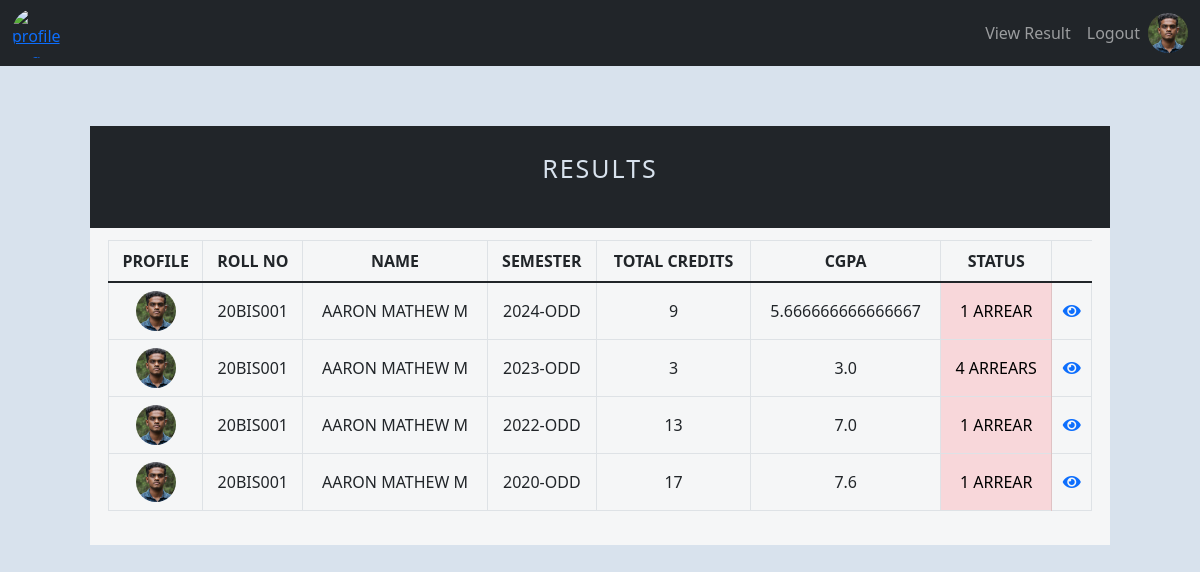
The page /result/my_results (signed in) on the database its author committed.
### users/models.py (models this page shows, shortened)
class Profile(models.Model):
    roles_type=(
        ('admin','admin_user'),
        ('student','student_user')
    )
    gender_type=(
        ('M','Male'),
        ('F','Female')
    )
    user=models.OneToOneField(User,on_delete=models.CASCADE,null=True,blank=True)
    name=models.CharField(max_length=200)
    role=models.CharField(max_length=100,choices=roles_type)
    roll_no=models.CharField(max_length=15,unique=True)
    dept=models.ForeignKey(Department,on_delete=models.CASCADE,blank=True,null=True)
    batch=models.IntegerField(default=datetime.date.today().year, choices=year_choices())
    profile_img=models.ImageField(null=False,blank=False,upload_to='profiles/',default='profiles/user-default.jpg')
    address=models.TextField(null=True,blank=True)
    dob=models.DateField(null=True)
    gender=models.CharField(max_length=10,choices=gender_type,null=True)
    mobile=models.IntegerField(null=True)
    verified=models.BooleanField(null=True,blank=True)
    created=models.DateTimeField(auto_now_add=True)
    id=models.UUIDField(default=uuid.uuid4,unique=True,primary_key=True,editable=False)
    class Meta:
        ordering=['-batch','dept','roll_no','verified']

### results/models.py (models this page shows, shortened)
class FinalResult(models.Model):
    student=models.ForeignKey(Profile,on_delete=models.CASCADE)
    semester=models.ForeignKey(Semester,on_delete=models.CASCADE,null=True,blank=True)
    cgpa=models.FloatField(default=0,null=True,blank=True)
    total_credits=models.IntegerField(default=0)
    no_of_arrears=models.IntegerField(default=0)
    created=models.DateTimeField(auto_now_add=True)
    id=models.UUIDField(default=uuid.uuid4,unique=True,primary_key=True,editable=False)
    class Meta:
        unique_together=('student','semester')
        ordering=['student__roll_no','-semester__year']

class Semester(models.Model):
    season_types=(
        ('odd','odd'),
        ('even','even')
    )
    semester_name=models.CharField(max_length=15,unique=True)
    year=models.IntegerField(default=datetime.date.today().year, choices=year_choices())
    season=models.CharField(max_length=30,choices=season_types,null=True)
    created=models.DateTimeField(auto_now_add=True)
    id=models.UUIDField(default=uuid.uuid4,unique=True,primary_key=True,editable=False)

### results/views.py (the view)
# urls.py: path('my_results',views.my_results,name='my_results'),
@login_required(login_url='login')
def my_results(request):
    profile=request.user.profile
    page='my_result'
    if profile.role=='student':
        final_results=FinalResult.objects.filter(student=profile)
        context={'final_results':final_results,'page':page}
        return render(request,'results/students_result.html',context)
    else:
        messages.error("No Results to Show!")
        return redirect('home')

### results/templates/results/students_result.html
{% extends 'main.html' %}
{% block content %}
<br>
  {% if page == 'students_result' %}
      <div class="container" style="width: 85%; background-color:#212529; margin-top:3%; align-items:center; text-align:center; padding:2%;">
          <p class="text-uppercase font-weight-light" style="color:#d8e2ed;  font-weight:lighter; font-size:25px; letter-spacing: 2px; "><nobr>Semester {{semester.semester_name}}</nobr> </p>
          <p class="text-uppercase font-weight-light" style="color:#d8e2ed;  font-weight:lighter; font-size:25px; letter-spacing: 2px; "><nobr>{{dept.dept_expansion}}</nobr> </p>
          <p class="text-uppercase font-weight-light" style="color:#d8e2ed;  font-weight:lighter; font-size:25px; letter-spacing: 2px; "><nobr>{{batch}} Batch</nobr> </p>
      </div>
      <div class="container" style="width: 85%; background-color:#f5f6f7;  align-items:center; padding:1% 1.5% 1.5% 1.5%;">
        <div class="col" style="margin-left:85%;">
          <button type="button" class="btn btn-primary text-uppercase" > <i class="fas fa-file-upload" style="margin-right:3px;"></i><a href="{% url 'csv_upload' %}" style="color: white; text-decoration:none;">Upload CSV</a></button>
        </div>
        <table class="table table-bordered">
            <thead style="text-align:center;">
                <tr>
                  <th class="text-uppercase" scope="col"> <nobr>Profile</nobr></th>
                  <th class="text-uppercase" scope="col">Roll no</th>
                  <th class="text-uppercase" scope="col">Name</th>
                  <th class="text-uppercase" scope="col">Total Credits</th>
                  <th class="text-uppercase" scope="col">CGPA</th>
                  <th class="text-uppercase" scope="col">Status</th>
                </tr>
              </thead>
              <tbody>
                {% for final_result in final_results_list %}
                <tr style="vertical-align:middle; text-align:center;">
                    <td class="text-uppercase">
                        <img src="{{final_result.student.profile_img.url}}" class="mx-auto d-block rounded-circle" alt="demo" style="width: 40px; height: 40px; object-fit:cover;">
                      </td>
                  <td class="text-uppercase "> {{final_result.student.roll_no}} </td>
                  <td class="text-uppercase" > {{final_result.student.name}} </td>
                  <td class="text-uppercase" >{{final_result.total_credits}}</td>
                  <td class="text-uppercase" > {{final_result.cgpa}} </td>
                  {% if final_result.no_of_arrears == 0 %}
                  <td class="text-uppercase text-uppercase table-success" >All Clear</td>
                  {% else %}
                  <td class="text-uppercase text-uppercase table-danger" >{{final_result.no_of_arrears}} Arrear{{final_result.no_of_arrears|pluralize:"s"}}</td>
                  {% endif %}
                  <td class="text-uppercase">
                    <a href="{% url 'admin_result_view' final_result.id %}"><i class="fas fa-eye"></i></a>
                  </td>
                  <td class="text-uppercase"><a style="text-decoration: none; " href="{% url 'update_result_view' final_result.student.id %}"><i class="fas fa-edit" style="color: #c29929;"></i></a></td>
                <td class="text-uppercase"><a style="text-decoration: none; color:red;" href="{% url 'delete_result' final_result.id %}"><i class="fas fa-trash-alt" style="color: #992943;"></i></a></td>
                </tr>
                {% endfor %}
                {% for student in unupdated_students %}
                <tr style="vertical-align:middle; text-align:center;">
                    <td class="text-uppercase">
                        <img src="{{student.profile_img.url}}" class="mx-auto d-block rounded-circle" alt="demo" style="width: 40px; height: 40px; object-fit:cover;">
                      </td>
                  <td class="text-uppercase "> {{student.roll_no}} </td>
                  <td class="text-uppercase" > {{student.name}} </td>
                  <td class="text-uppercase" >-</td>
                  <td class="text-uppercase" > - </td>
                  <td class="text-uppercase" >-</td>
                  <td class="text-uppercase text-uppercase" >-</td>
                  <td class="text-uppercase">
                    <a href=""></a>
                  </td>
                  <td class="text-uppercase"><a style="text-decoration: none; font-size:12px;"" href="{% url 'create_result' student.id %}">+ Add Result</a></td>
                <td class="text-uppercase"><a style="text-decoration: none; " href=""></a></td>
                </tr>
                {% endfor %}
              </tbody>
        </table>
      </div>
    {% else %}
    <div class="container" style="width: 85%; background-color:#212529; margin-top:3%; align-items:center; text-align:center; padding:2%;">
      <p class="text-uppercase font-weight-light" style="color:#d8e2ed;  font-weight:lighter; font-size:25px; letter-spacing: 2px; ">Results </p>
  </div>
  <div class="container" style="width: 85%; background-color:#f5f6f7;  align-items:center; padding:1% 1.5% 1.5% 1.5%;">
    <table class="table table-bordered">
        <thead style="text-align:center;">
            <tr>
              <th class="text-uppercase" scope="col"> <nobr>Profile</nobr></th>
              <th class="text-uppercase" scope="col">Roll no</th>
              <th class="text-uppercase" scope="col">Name</th>
              <th class="text-uppercase" scope="col"> <nobr>Semester</nobr></th>
              <th class="text-uppercase" scope="col">Total Credits</th>
              <th class="text-uppercase" scope="col">CGPA</th>
              <th class="text-uppercase" scope="col">Status</th>
            </tr>
          </thead>
          <tbody>
            {% if final_results %}
            {% for final_result in final_results %}
            <tr style="vertical-align:middle; text-align:center;">
                <td class="text-uppercase">
                    <img src="{{final_result.student.profile_img.url}}" class="mx-auto d-block rounded-circle" alt="demo" style="width: 40px; height: 40px; object-fit:cover;">
                  </td>
              <td class="text-uppercase "> {{final_result.student.roll_no}} </td>
              <td class="text-uppercase" > {{final_result.student.name}} </td>
              <td class="text-uppercase" > {{final_result.semester.semester_name}} </td>
              <td class="text-uppercase" >{{final_result.total_credits}}</td>
              <td class="text-uppercase" > {{final_result.cgpa}} </td>
              {% if final_result.no_of_arrears == 0 %}
              <td class="text-uppercase text-uppercase table-success" >All Clear</td>
              {% else %}
              <td class="text-uppercase text-uppercase table-danger" >{{final_result.no_of_arrears}} Arrear{{final_result.no_of_arrears|pluralize:"s"}}</td>
              {% endif %}
              <td class="text-uppercase">
                <a href="{% url 'results' final_result.semester.id %}"><i class="fas fa-eye"></i></a>
              </td>
             </tr>
            {% endfor %}
            {% else %}
            <div class="alert alert-warning alert-dismissible fade show" role="alert" style="width: 30%; margin-left:35%; text-align:center" >
              No Results to show!
              <button type="button" class="btn-close" data-bs-dismiss="alert" aria-label="Close"></button>
          </div>
            {% endif %}
          </tbody>
    </table>
  </div>
    {% endif %}
{% endblock %}

### templates/navbar.html (shortened to what this page needs)
{% load static %}
<nav class="navbar  navbar-expand-lg navbar-dark bg-dark ">
    <div class="container-fluid" style="height: 50px;">
      <a href="{% url 'home' %}"><img src="{% static 'images/kct-logo.png' %}" alt="profile img" class="mx-auto d-block rounded-circle" alt="demo" style="width: 50px; height: 50px; object-fit:cover; margin-left:15px;">
      <div class="collapse navbar-collapse" id="navbarNavDropdown" style="width: 100%; color:#212529" >
        <ul class="navbar-nav" style="margin-left: auto;">
        {% if request.user.is_authenticated %}
            {% if request.user.profile.role == 'admin' %}
              {% if request.user.profile.verified == True %}
                  <li class="nav-item">
                    <a class="nav-link" aria-current="page" href="{% url 'dept' %}">Departments</a>
                  </li>
                  <li class="nav-item">
                    <a class="nav-link" href="{% url 'subject' %}">Subjects</a>
                  </li>
                  <li class="nav-item">
                    <a class="nav-link" href="{% url 'semester' %}">Semesters</a>
                  </li>
                  <li class="nav-item">
                    <a class="nav-link" href="{% url 'student_result_home' %}">Results</a>
                  </li>
                  <li class="nav-item">
                    <a class="nav-link" href="{% url 'dept_sem_papers' %}">Semester and its subjects</a></li>
                  </li>
                  <li class="nav-item">
                    <a class="nav-link" href="{% url 'students' %}">Students</a></li>
                  </li>
                    <li class="nav-item">
                      <a class="nav-link" href="{% url 'admin_users' %}">admins</a>
                    </li>
              {% endif %}
              {% else %}
              <li class="nav-item">
                <a class="nav-link" href="{% url 'my_results' %}">View Result</a>
              </li>
            {% endif %}
            <li class="nav-item">
              <a class="nav-link" href="{% url 'logout' %}">Logout</a></li>
            {% if request.user.profile %}
              <li class="nav-item">
                <a href="{% url 'my_account' %}"><img src="{{request.user.profile.profile_img.url}}" alt="profile img" class="mx-auto d-block rounded-circle" alt="demo" style="width: 40px; height: 40px; object-fit:cover; margin-left:15px;">
                </a>
              </li>
            {% endif %}
        {% endif %}
        </ul>
      </div>
    </div>
  </nav>

### static/css/css/all.css (style rules this page uses)
.fa, .fas, .far, .fal, .fad, .fab { -moz-osx-font-smoothing: grayscale; -webkit-font-smoothing: antialiased; display: inline-block; font-style: normal; font-variant: normal; text-rendering: auto; line-height: 1; }
.fa-eye:before { content: "\f06e"; }
.fa, .fas { font-family: 'Font Awesome 5 Free'; font-weight: 900; }

### rows shown on the page
FinalResult: student.profile_img (picture), student.roll_no "20BIS001", student.name "AARON MATHEW M", semester.semester_name "2024-ODD", total_credits "9", cgpa "5.666666666666667", no_of_arrears "1"
FinalResult: student.profile_img (picture), student.roll_no "20BIS001", student.name "AARON MATHEW M", semester.semester_name "2023-ODD", total_credits "3", cgpa "3.0", no_of_arrears "4"
FinalResult: student.profile_img (picture), student.roll_no "20BIS001", student.name "AARON MATHEW M", semester.semester_name "2022-ODD", total_credits "13", cgpa "7.0", no_of_arrears "1"
FinalResult: student.profile_img (picture), student.roll_no "20BIS001", student.name "AARON MATHEW M", semester.semester_name "2020-ODD", total_credits "17", cgpa "7.6", no_of_arrears "1"
